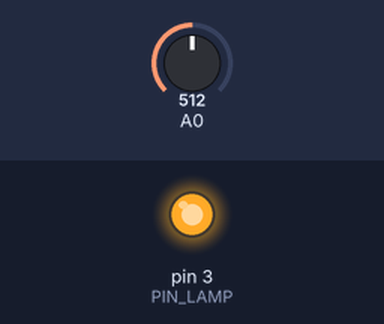
This sketch was run on a simulated Arduino Uno, built with avr-gcc and run on an emulated ATmega328P. Shown: output pins drawn as LEDs (lit = HIGH). The inputs (shaded band) are chosen by the test bench; at power-on: A0 = 512. The local clock reads 2024-03-15 10:24:30 at power-on unless the sketch sets it.

Above: at 1.2 s.
1.3 s: A0 set to 813
4.3 s: A0 set to 822
At 6.6 s:
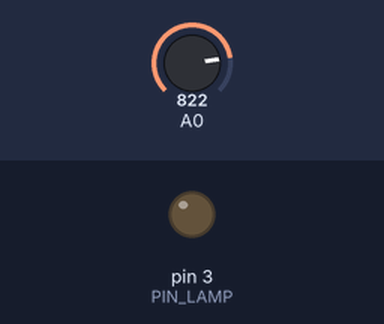
7.3 s: A0 set to 619
10.3 s: A0 set to 608
At 12.5 s:
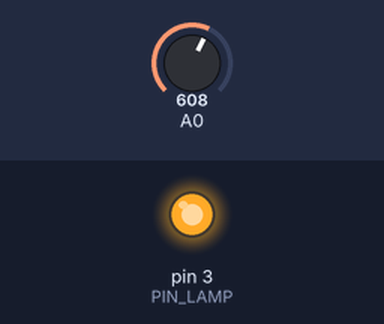
13.3 s: A0 set to 900
At 15.3 s:
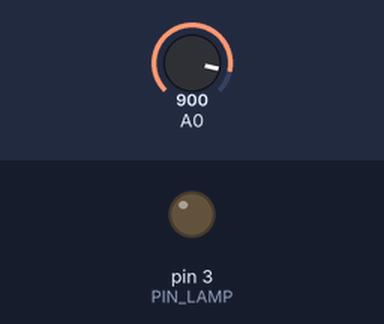
Timing chart, 0 to 16.5 s (numbered marks = the images above; inputs shaded):
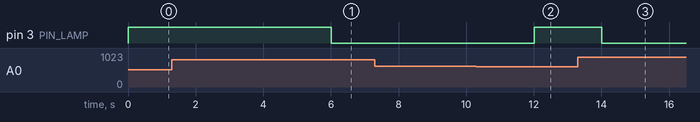

Measured:
- the behaviour switches between 821 and 822 on A0 (found by bisection; images 0 and 1)
- the behaviour switches between 609 and 608 on A0 (found by bisection; images 1 and 2)
- after the input at 1.3 s, every drawn part: stays the same
- after the input at 4.3 s, pin 3 (PIN_LAMP): HIGH → LOW after 1.7 s
- after the input at 7.3 s, every drawn part: stays the same
- after the input at 10.3 s, pin 3 (PIN_LAMP): LOW → HIGH after 1.7 s
- after the input at 13.3 s, pin 3 (PIN_LAMP): HIGH → LOW after 0.72 s

The sketch:

serra-01.ino
```cpp
#include <Wire.h>
#include "RTClib.h"

#define PIN_LAMP 3

// real time clock
DS1307 rtc;

unsigned long t1, dt1;

int th1_luce = 80;
int th2_luce = 60;

int mm, hh;
bool GIORNO;
bool LAMP;

int luce = 0;


void setup() {
  Serial.begin(9600);

  if (!rtc.begin()) {
    Serial.println("Errore! Verifica le connesioni dell'RTC!");
    return;
  }
  if (!rtc.isrunning()) {
    Serial.println("Configuro l'ora");
    //Uso l'ora di compilazione dello sketch
    rtc.adjust(DateTime(F(__DATE__), F(__TIME__)));
    // per farlo a mano...
    // January 21, 2014 at 3am you would call
    // rtc.adjust(DateTime(2014, 1, 21, 3, 0, 0));
  }

  pinMode(PIN_LAMP, OUTPUT);  //luce
  leggiOra();
  leggiLuce();
}

void loop() {
  /**
   * TIMER
   */
  dt1 = millis() - t1;
  if (dt1 >= 2000) {
    leggiLuce();
    leggiOra();
    t1 = millis();
  }

  //applico le azioni
  digitalWrite(PIN_LAMP, LAMP);

}

void leggiLuce() {
  for (int i = 0; i < 10; i++) {
    luce += analogRead(A0);
  }
  luce = luce / 10;
  luce = map (luce, 0, 1024, 0, 100);

  if (GIORNO) {
    if (luce > th1_luce) {
      LAMP = LOW;
    } else if (luce < th2_luce) {
      LAMP = HIGH;
    }
  }
}

void leggiOra(){
  DateTime now = rtc.now();
  hh = now.hour();
  mm = now.minute();

  if ((hh >= 6) && (hh < 22)) {
    GIORNO = true;
  } else {
    GIORNO = false;
  }

}
```
